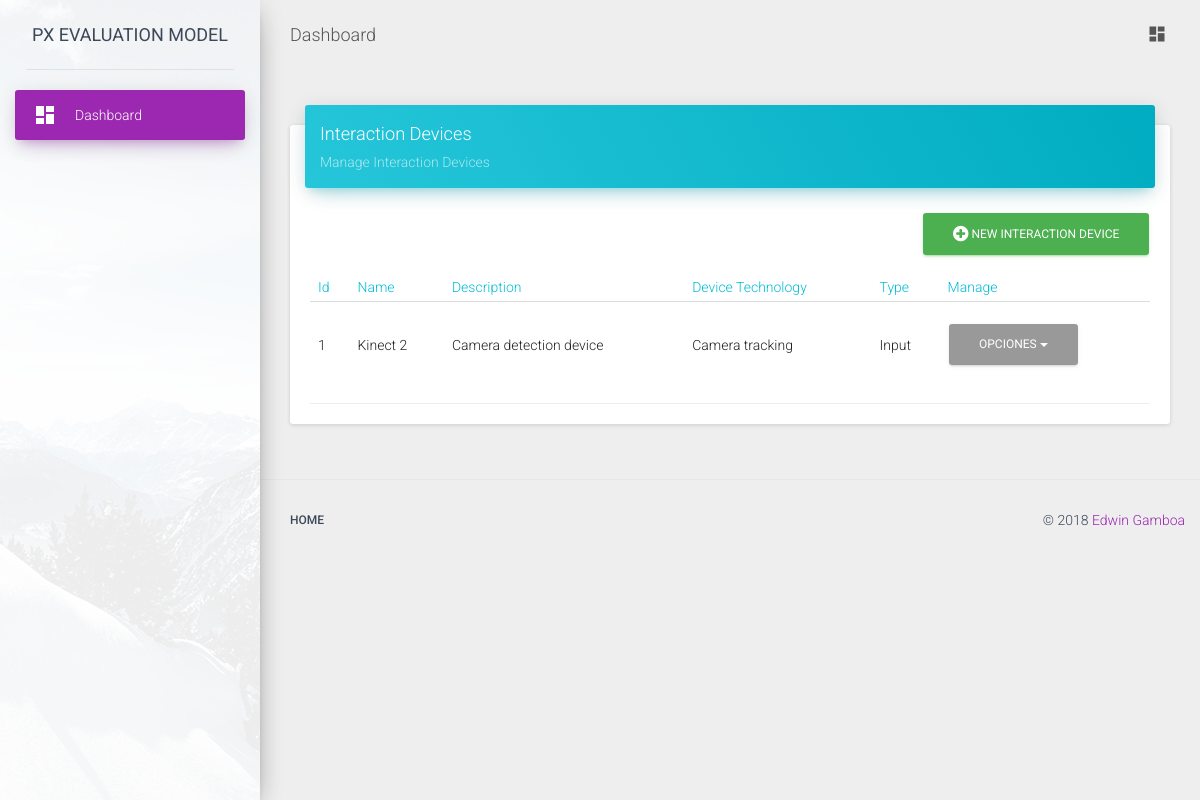
Before: /interaction_device/ with the older database file.
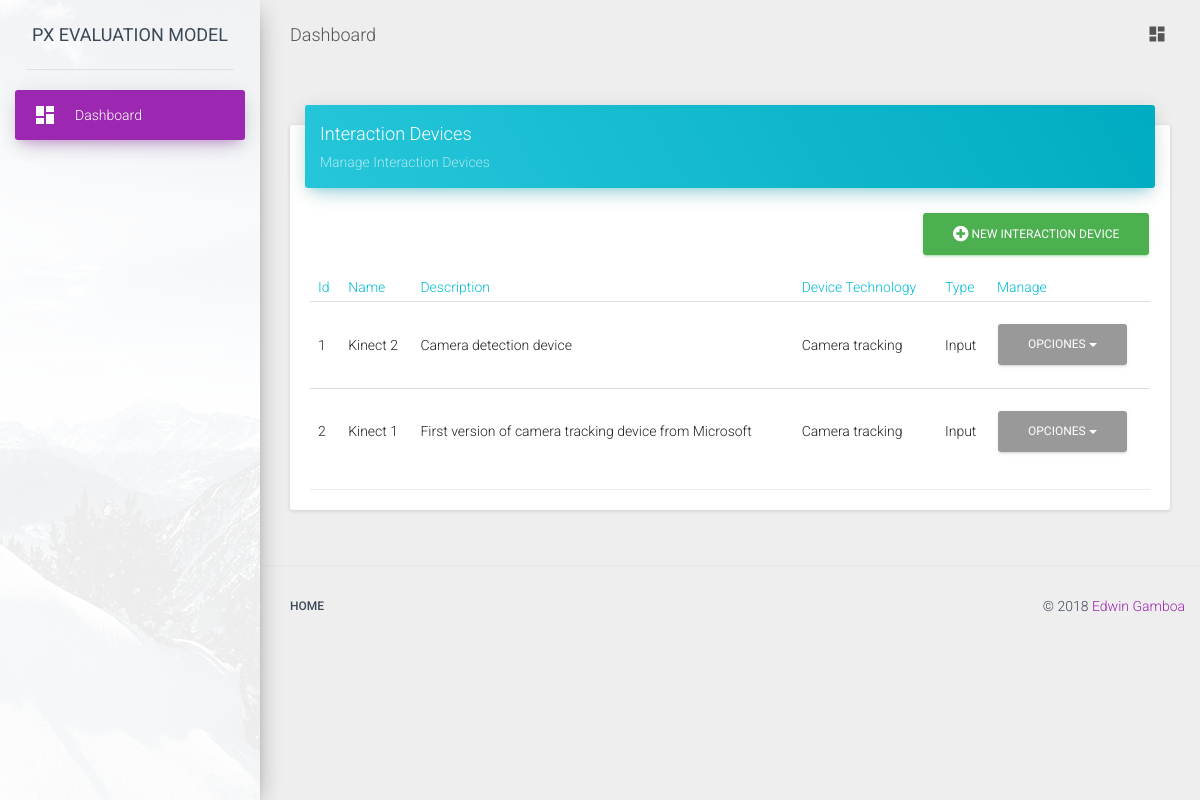
After: the same page with the newer database file.
### interaction_devices/models.py (models this page shows, shortened)
class InteractionDevice(models.Model):
    name = models.CharField(max_length=140)
    description = models.TextField()
    device_technology = models.ForeignKey(DeviceTechnology,blank=True, null=True)
    type = models.PositiveIntegerField(
        choices=Constants.DEVICE_TYPE
    )

class DeviceTechnology(models.Model):
    name = models.CharField(max_length=140)
    description = models.TextField()

### interaction_devices/views.py (the view)
class InteractionDeviceList(ListView):
    model = InteractionDevice

### templates/interaction_devices/interactiondevice_list.html (shortened to what this page needs)
{% extends "list_base.html" %}
{% block card_title %}Interaction Devices{% endblock card_title %}
{% block card_description %}Manage Interaction Devices{% endblock card_description%}
{% block table_head %}
    <tr>
        <th>Id</th>
        <th>Name</th>
        <th>Description</th>
        <th>Device Technology</th>
        <th>Type</th>
        <th>Manage</th>
    </tr>
{% endblock table_head %}
{% block table_body %}
    {% for object in object_list %}
        <tr>
            <td>{{ object.id }}</td>
            <td>{{ object.name }}</td>
            <td>{{ object.description }}</td>
            <td>{{ object.device_technology.name}}</td>
            <td>{{ object.get_type_display }}</td>
            <td>
                <div class="dropdown">
                    <a href="#" class="btn dropdown-toggle" data-toggle="dropdown">
                        Opciones
                        <b class="caret"></b>
                    </a>
                </div>
            </td>
        </tr>
    {% endfor %}
{% endblock table_body %}
{% block new_url %} {% url 'interaction_device:new' %} {% endblock new_url %}
{% block new_object_name %}Interaction Device{% endblock new_object_name %}

### templates/list_base.html (shortened to what this page needs)
{% extends "card_base.html" %}
{% load staticfiles %}
{% block card_color %}blue{% endblock %}
{% block additional_card_classes %}table-responsive{% endblock %}
{% block card_content %}
    <a href="{% block new_url %} {% endblock new_url %}" class="btn btn-success pull-right"><i class="fa  fa-plus-circle"></i> New {% block new_object_name %}{% endblock new_object_name %}</a>
    <table class="table">
        <thead class="text-info">
        {% block table_head %}
        {% endblock table_head %}
        </thead>
        <tbody>
        {% block table_body %}
        {% endblock table_body %}
        </tbody>
    </table>
{% endblock card_content %}

### templates/card_base.html (shortened to what this page needs)
{% extends "base.html" %}
{% load staticfiles %}
{% block content %}
<div class="card">
    <div class="card-header" data-background-color="{% block card_color %} {% endblock %}">
        <h4 class="title">{% block card_title %}{% endblock card_title %}</h4>
		<p class="category">{% block card_description %}{% endblock card_description %}</p>
    </div>
    <div class="card-content {% block additional_card_classes %} {% endblock %}">
        {% block card_content %} {% endblock %}
    </div>
    <div class="card-footer">
    </div>
</div>
{% endblock %}

### templates/base.html (shortened to what this page needs)
<!DOCTYPE html>
{% load staticfiles %}
<html>
<head lang="en">
    <link href="{% static 'material-dashboard-1.2.0/assets/css/bootstrap.min.css' %}" rel="stylesheet" />
    <link href="{% static 'material-dashboard-1.2.0/assets/css/material-dashboard.css' %}" rel="stylesheet" />
    <link href="{% static 'font-awesome/css/font-awesome.min.css' %}" rel="stylesheet" />
</head>
<body>
<div class="wrapper">
    <div class="sidebar" data-color="purple" data-image="{% static 'material-dashboard-1.2.0/assets/img/sidebar-1.jpg' %}">
        <div class="logo">
            <a href="" class="simple-text">
                PX Evaluation Model
            </a>
        </div>
        {% block sidebar %}
        {% include 'sidebar.html' %}
        {% endblock %}
    </div>
    <div class="main-panel">
        {% block navbar %}
        {% include 'navbar.html' %}
        {% endblock %}
        <div class="content">
            <div class="container-fluid">
                {% block content %}
                {% endblock %}
            </div>
        </div>
        {% block footer %}
        {% include 'footer.html' %}
        {% endblock %}
    </div>
</div>
</body>
</html>

### templates/sidebar.html
{% load staticfiles %}
<div class="sidebar-wrapper">
    <ul class="nav">
        <li class="active">
            <a href="{% url 'dashboard:dashboard' %}">
                <i class="material-icons">dashboard</i>
                <p>Dashboard</p>
            </a>
        </li>
    </ul>
</div>
<div class="sidebar-background" style="background-image: url({% static 'material-dashboard-1.2.0/assets/img/sidebar-1.jpg' %}) "></div>

### templates/navbar.html (shortened to what this page needs)
{% load staticfiles %}
<nav class="navbar navbar-transparent navbar-absolute">
            <div class="container-fluid">
                <div class="navbar-header">
                    <a class="navbar-brand" href="{% url 'dashboard:dashboard' %}">Dashboard </a>
                </div>
                <div class="collapse navbar-collapse">
                    <ul class="nav navbar-nav navbar-right">
                        <li class="">
                            <a href="{% url 'dashboard:dashboard' %}" aria-expanded="false">
                                <i class="material-icons">dashboard</i>
                                <div class="ripple-container"></div></a>
                        </li>
                    </ul>
                </div>
            </div>
        </nav>

### templates/footer.html (shortened to what this page needs)
<footer class="footer">
    <div class="container-fluid">
        <nav class="pull-left">
            <ul>
                <li>
                    <a href="#">
                        Home
                    </a>
                </li>
            </ul>
        </nav>
        <p class="copyright pull-right">
            ©
            <a href="#">Edwin Gamboa</a>
        </p>
    </div>
</footer>

Changed rows visible on the page:
added InteractionDevice: id "2", name "Kinect 1", description "First version of camera tracking device from Microsoft", device_technology.name "Camera tracking", type "Input"
